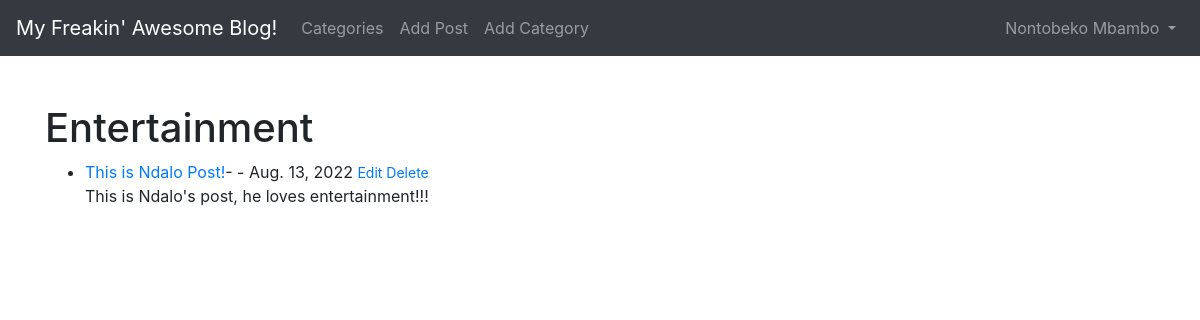
Page /category/entertainment/ (signed in) on the earlier database version.
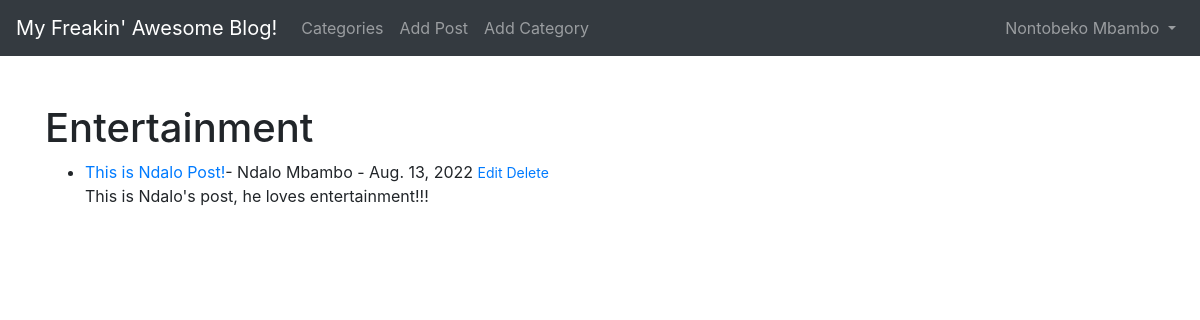
Same page on the later database version.
### theblog/models.py (models this page shows, shortened)
class Post(models.Model):
    title = models.CharField(max_length=255)
    header_image = models.ImageField(null=True, blank=True, upload_to='images/')
    title_tag = models.CharField(max_length=255)
    author = models.ForeignKey(User, on_delete=models.CASCADE)
    body = RichTextField(blank=True, null=True)
    post_date = models.DateField(auto_now_add=True)
    category = models.CharField(max_length=255, default='coding')#adding default because we already have entries
    snippet = models.CharField(max_length=255)
    likes = models.ManyToManyField(User, related_name='blog_posts')

### theblog/views.py (the view)
# urls.py: path('category/<str:cats>/', CategoryView, name='category'),
def CategoryView(request, cats): #cats from url
    category_posts = Post.objects.filter(category__iexact=cats.replace('-', ' ')) #replace category - with a space, ilter using __iexact  which takes all the arguments ignoring upper and lower case
    return render(request, 'categories.html', {'cats':cats.title().replace('-', ' '), 'category_posts':category_posts})

### theblog/templates/categories.html
{% extends 'base.html' %}
{% block content %}
{% if category_posts %}
<h1>{{cats}}</h1>
<ul>
{% for post in category_posts %}
<li><a href="{% url 'article-detail' post.pk %}">
    {{ post.title }}</a>-
    {{ post.author.first_name }}
    {{ post.author.last_name }} -
    {{ post.post_date}}
     <small>
        {% if user.is_authenticated %}
        <a href="{% url 'update_post' post.pk %}">Edit</a>
    <a href="{% url 'delete_post' post.pk %}">Delete</a>
    {% endif %}
</small> <br>
    {{ post.body|slice:":200"|safe}}
</li>
{% endfor %}
</ul>
{% else %}
<h2>Sorry,this page doesn't exist...</h2>
{% endif %}
{% endblock %}

Differences in the rows shown:
changed through a linked row, Post "This is Ndalo Post!": author.first_name (not shown) → "Ndalo"; author.last_name (not shown) → "Mbambo"
